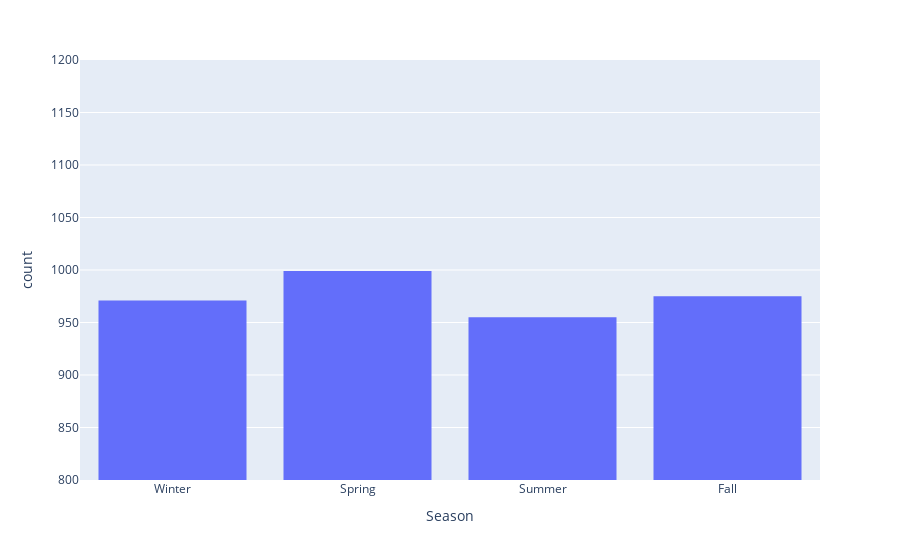

Notebook cell for this chart:
### Code cell
fig = px.histogram(shop , x = 'Season' , range_y= [800 , 1200] )
fig.show()

### Figure 1 — Plotly figure (JSON) as saved in the notebook; plotly's stock layout.template omitted (floating-point values rounded to 4 significant figures; data arrays with more than 128 entries replaced by an {"elided": "..."} marker saying what was removed)
{"data": [{"alignmentgroup": "True", "bingroup": "x", "hovertemplate": "Season=%{x}<br>count=%{y}<extra></extra>", "legendgroup": "", "marker": {"color": "#636efa", "pattern": {"shape": ""}}, "name": "", "offsetgroup": "", "orientation": "v", "showlegend": false, "type": "histogram", "x": {"elided": "3900 str values"}, "xaxis": "x", "yaxis": "y"}], "layout": {"autosize": true, "barmode": "relative", "legend": {"tracegroupgap": 0}, "margin": {"t": 60}, "xaxis": {"anchor": "y", "autorange": true, "domain": [0, 1], "range": [-0.5, 3.5], "title": {"text": "Season"}, "type": "category"}, "yaxis": {"anchor": "x", "domain": [0, 1], "range": [800, 1200], "title": {"text": "count"}}}}
